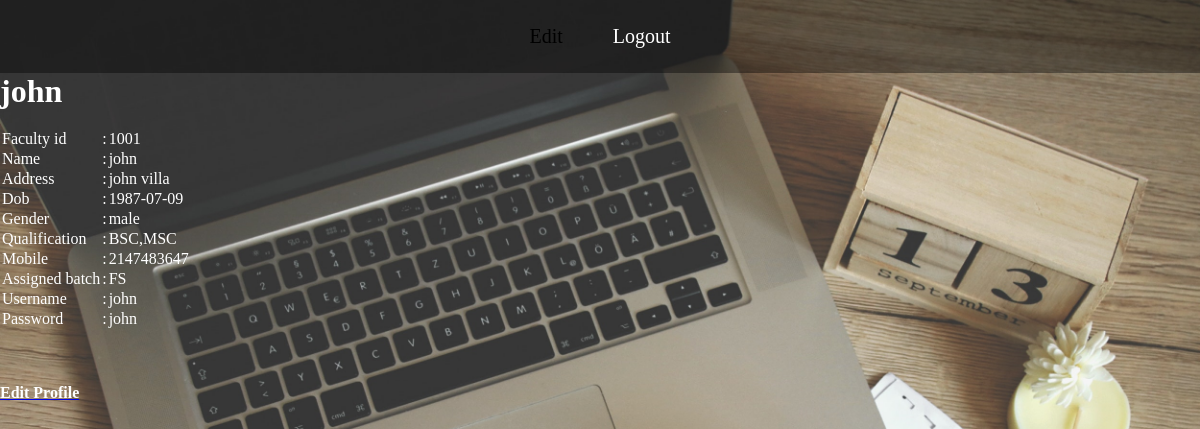
The page /fac_profile_view.php (signed in) on the database its author committed.
### tables this page shows
CREATE TABLE `faculty` (
  `factid` int(11) NOT NULL,
  `name` varchar(30) NOT NULL,
  `address` varchar(30) NOT NULL,
  `dob` date NOT NULL,
  `gender` varchar(10) NOT NULL,
  `qualification` varchar(30) NOT NULL,
  `mobile` int(11) NOT NULL,
  `assigned_batch` varchar(30) NOT NULL,
  `username` varchar(20) NOT NULL,
  `password` varchar(20) NOT NULL
);

### fac_profile_view.php (the view, shortened to what this page needs)
<!DOCTYPE html>
<html>
<head>
<link rel="stylesheet" href="css/style3.css">
</head>
<body class="b1">
<div class="navbar">
<ul>
<li>Edit
</li>
<li><a href="logout.php">Logout</a></li>
</ul>
</div>
			<form>
				<?php
						require_once ("connect.php");
						$var=$_SESSION['factid'];
						$sql="select * from faculty where factid=$var";
						$result=mysqli_query($conn,$sql);
						while($row=mysqli_fetch_assoc($result))
						{
					?>
			    <h1><font color="white"><?php echo $row['name'];?></h1><br></font>
<div class="c">
<table>
    <tr>
        <td>Faculty id </td><td>:</td><td><?php echo $row['factid'];?></td>
    </tr>
    <tr>
        <td>Name</td><td>:</td><td><?php echo $row['name'];?></td>
    </tr>
    <tr>
        <td>Address</td><td>:</td><td><?php echo $row['address'];?></td>
    </tr>
    <tr>
        <td>Dob</td><td>:</td><td><?php echo $row['dob'];?></td>
    </tr>
    <tr>
        <td>Gender</td><td>:</td><td><?php echo $row['gender'];?></td>
    </tr>
    <tr>
        <td>Qualification</td><td>:</td><td><?php echo $row['qualification'];?></td>
    <tr>
        <td>Mobile</td><td>:</td><td><?php echo $row['mobile'];?></td>
    </tr>
	<tr>
        <td>Assigned batch</td><td>:</td><td><?php echo $row['assigned_batch'];?></td>
    </tr>
	<tr>
        <td>Username</td><td>:</td><td><?php echo $row['username'];?></td>
    </tr>
    <tr>
        <td>Password</td><td>:</td><td><?php echo $row['password'];?></td>
    </tr>
</table>
</div>
<?php
								}
							?>
<br><br><br>
<a href="fac_editprofile.php"><font color="white"><b>Edit Profile</a></font></b>
</form>
	</body>
</html>

### css/style3.css (style rules this page uses)
* { margin:0px; padding:0px; box-sizing:border-box; }
.b1 { background-image: url(../img/1.jpg); background-size:cover; }
.navbar { text-align:center; width:100%; background-color:rgba(0,0,0,0.4); }
.navbar ul { list-style-type:none; display :inline-flex; }
.navbar ul li { width:120 px; padding:20px; font-size:20px; border-radius:20px; margin:5px; }
.navbar ul li a { color : white; text-decoration: none; }
.c { color:white; }

### rows shown on the page
faculty: name "john", factid "1001", address "john villa", dob "1987-07-09", gender "male", qualification "BSC,MSC", mobile "2147483647", assigned_batch "FS", username "john", password "john"
